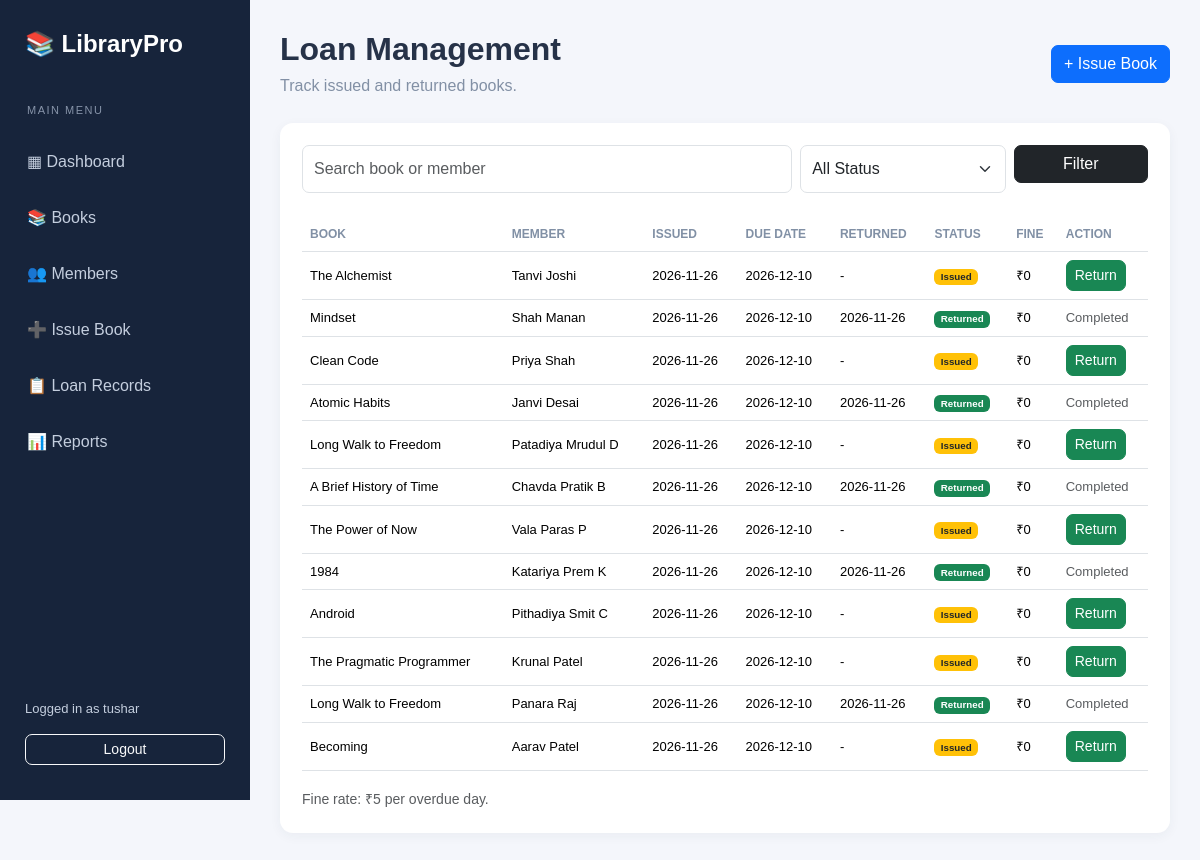
The app's page /loans (signed in) with its own data.
### models.py (models this page shows, shortened)
class User(UserMixin, db.Model):
    id = db.Column(db.Integer, primary_key=True)
    username = db.Column(db.String(80), unique=True, nullable=False)
    password_hash = db.Column(db.String(255), nullable=False)

class Loan(db.Model):
    id = db.Column(db.Integer, primary_key=True)
    book_id = db.Column(
        db.Integer,
        db.ForeignKey("book.id"),
        nullable=False
    )
    member_id = db.Column(
        db.Integer,
        db.ForeignKey("member.id"),
        nullable=False
    )
    issue_date = db.Column(db.Date, nullable=False, default=date.today)
    due_date = db.Column(db.Date, nullable=False)
    return_date = db.Column(db.Date, nullable=True)
    fine = db.Column(db.Integer, nullable=False, default=0)
    @property
    def status(self):
        if self.return_date:
            return "Returned"
        if self.due_date < date.today():
            return "Overdue"
        return "Issued"
    @property
    def current_fine(self):
        end_date = self.return_date or date.today()
        overdue_days = max((end_date - self.due_date).days, 0)
        return overdue_days * 5

class Book(db.Model):
    id = db.Column(db.Integer, primary_key=True)
    title = db.Column(db.String(200), nullable=False)
    author = db.Column(db.String(150), nullable=False)
    isbn = db.Column(db.String(30), unique=True, nullable=True)
    category = db.Column(db.String(100))
    publisher = db.Column(db.String(150))
    quantity = db.Column(db.Integer, nullable=False, default=1)
    loans = db.relationship("Loan", backref="book", lazy=True)

class Member(db.Model):
    id = db.Column(db.Integer, primary_key=True)
    name = db.Column(db.String(150), nullable=False)
    email = db.Column(db.String(150), unique=True, nullable=False)
    phone = db.Column(db.String(20))
    address = db.Column(db.Text)
    loans = db.relationship("Loan", backref="member", lazy=True)

### app.py (the view, shortened to what this page needs)
@app.route("/loans")
@login_required
def loans():
    search = request.args.get("search", "").strip()
    status = request.args.get("status", "").strip()
    query = Loan.query.join(Book).join(Member)
    if status == "issued":
        query = query.filter(
            Loan.return_date.is_(None),
            Loan.due_date >= date.today()
        )
    elif status == "overdue":
        query = query.filter(
            Loan.return_date.is_(None),
            Loan.due_date < date.today()
        )
    elif status == "returned":
        query = query.filter(Loan.return_date.isnot(None))
    all_loans = query.order_by(Loan.id.desc()).all()
    return render_template(
        "loans.html",
        loans=all_loans,
        search=search,
        status=status,
        fine_rate=FINE_PER_DAY
    )

### app.py (called while the page is built)
@login_manager.user_loader
def load_user(user_id):
    return db.session.get(User, int(user_id))

### templates/loans.html (shortened to what this page needs)
{% extends 'base.html' %}
{% block content %}
<div class="page-heading">
    <div>
        <h2>Loan Management</h2>
        <p>Track issued and returned books.</p>
    </div>
    <a href="{{ url_for('issue_book') }}" class="btn btn-primary">
        + Issue Book
    </a>
</div>
<div class="content-card">
    <form method="GET" class="row g-2 mb-4">
        <div class="col-md-7">
            <input name="search" class="form-control"
                   value="{{ search }}"
                   placeholder="Search book or member">
        </div>
        <div class="col-md-3">
            <select name="status" class="form-select">
                <option value="">All Status</option>
            </select>
        </div>
        <div class="col-md-2">
            <button class="btn btn-dark w-100">Filter</button>
        </div>
    </form>
    <div class="table-responsive">
        <table class="table align-middle">
            <thead>
                <tr>
                    <th>Book</th>
                    <th>Member</th>
                    <th>Issued</th>
                    <th>Due Date</th>
                    <th>Returned</th>
                    <th>Status</th>
                    <th>Fine</th>
                    <th>Action</th>
                </tr>
            </thead>
            <tbody>
            {% for loan in loans %}
                <tr>
                    <td>{{ loan.book.title }}</td>
                    <td>{{ loan.member.name }}</td>
                    <td>{{ loan.issue_date }}</td>
                    <td>{{ loan.due_date }}</td>
                    <td>{{ loan.return_date or '-' }}</td>
                    <td>
                        {% if loan.status == 'Returned' %}
                            <span class="badge bg-success">Returned</span>
                        {% elif loan.status == 'Overdue' %}
                            <span class="badge bg-danger">Overdue</span>
                        {% else %}
                            <span class="badge bg-warning text-dark">Issued</span>
                        {% endif %}
                    </td>
                    <td>
                        ₹{{ loan.fine if loan.return_date else loan.current_fine }}
                    </td>
                    <td>
                        {% if not loan.return_date %}
                            <form method="POST"
                                  action="{{ url_for('return_book', loan_id=loan.id) }}"
                                  onsubmit="return confirm('Confirm book return?')">
                                <button class="btn btn-success btn-sm">
                                    Return
                                </button>
                            </form>
                        {% else %}
                            <span class="text-muted">Completed</span>
                        {% endif %}
                    </td>
                </tr>
            {% else %}
                <tr>
                    <td colspan="8" class="text-center py-4">
                        No loan records found.
                    </td>
                </tr>
            {% endfor %}
            </tbody>
        </table>
    </div>
    <small class="text-muted">
        Fine rate: ₹{{ fine_rate }} per overdue day.
    </small>
</div>
{% endblock %}

### templates/base.html (shortened to what this page needs)
<!DOCTYPE html>
<html lang="en">
<head>
    <link href="https://cdn.jsdelivr.net/npm/bootstrap@5.3.3/dist/css/bootstrap.min.css"
          rel="stylesheet">
    <link rel="stylesheet"
          href="{{ url_for('static', filename='css/style.css') }}">
</head>
<body>
{% if current_user.is_authenticated %}
<div class="sidebar">
    <h4 class="brand">📚 LibraryPro</h4>
    <p class="sidebar-label">MAIN MENU</p>
    <a href="{{ url_for('dashboard') }}">▦ Dashboard</a>
    <a href="{{ url_for('books') }}">📚 Books</a>
    <a href="{{ url_for('members') }}">👥 Members</a>
    <a href="{{ url_for('issue_book') }}">➕ Issue Book</a>
    <a href="{{ url_for('loans') }}">📋 Loan Records</a>
    <a href="{{ url_for('reports') }}">📊 Reports</a>
    <div class="sidebar-bottom">
        <span>Logged in as {{ current_user.username }}</span>
        <form method="POST" action="{{ url_for('logout') }}">
            <button class="btn btn-outline-light btn-sm w-100 mt-3">
                Logout
            </button>
        </form>
    </div>
</div>
{% endif %}
<main class="{% if current_user.is_authenticated %}main-content{% else %}login-container{% endif %}">
    {% block content %}{% endblock %}
</main>
</body>
</html>

### static/css/style.css (style rules this page uses)
* { box-sizing: border-box; }
body { margin: 0; background: #f4f6fb; font-family: Arial, sans-serif; color: #263248; }
.sidebar { width: 250px; height: 100vh; background: #17243b; color: white; position: fixed; top: 0; left: 0; padding: 25px 15px; z-index: 100; display: flex; flex-direction: column; }
.brand { font-weight: bold; padding: 5px 10px 25px; color: #ffffff; }
.sidebar-label { color: #8794a9; font-size: 11px; letter-spacing: 1.5px; padding-left: 12px; margin-top: 10px; }
.sidebar a { color: #c4cede; display: block; text-decoration: none; padding: 13px 12px; margin: 3px 0; border-radius: 8px; transition: 0.2s; }
.sidebar-bottom { margin-top: auto; font-size: 13px; color: #c4cede; padding: 10px; }
.main-content { margin-left: 250px; padding: 30px; min-height: 100vh; }
.page-heading { display: flex; justify-content: space-between; align-items: center; margin-bottom: 25px; gap: 15px; }
.page-heading h2 { font-weight: 700; margin: 0 0 6px; }
.page-heading p { color: #8290a5; margin: 0; }
.content-card { background: white; border-radius: 13px; padding: 22px; box-shadow: 0 3px 12px rgba(30, 50, 80, 0.05); }
.form-control, .form-select { padding: 11px; border-radius: 7px; }
.table { vertical-align: middle; }
.table thead th { font-size: 12px; color: #8190a5; text-transform: uppercase; white-space: nowrap; }
.table tbody td { font-size: 13px; }
.btn { border-radius: 7px; }

### records on screen
User: username "tushar"
Loan: book "The Alchemist", member.name "Tanvi Joshi", issue_date "2026-11-26", due_date "2026-12-10", return_date "-", shows "Issued", return_date+due_date "0"
Loan: book "Mindset", member.name "Shah Manan", issue_date "2026-11-26", due_date "2026-12-10", return_date "2026-11-26", shows "Returned", return_date+fine "0", shows "Completed"
Loan: book "Clean Code", member.name "Priya Shah", issue_date "2026-11-26", due_date "2026-12-10", return_date "-", shows "Issued", return_date+due_date "0"
Loan: book "Atomic Habits", member.name "Janvi Desai", issue_date "2026-11-26", due_date "2026-12-10", return_date "2026-11-26", shows "Returned", return_date+fine "0", shows "Completed"
Loan: book "Long Walk to Freedom", member.name "Patadiya Mrudul D", issue_date "2026-11-26", due_date "2026-12-10", return_date "-", shows "Issued", return_date+due_date "0"
Loan: book "A Brief History of Time", member.name "Chavda Pratik B", issue_date "2026-11-26", due_date "2026-12-10", return_date "2026-11-26", shows "Returned", return_date+fine "0", shows "Completed"
Loan: book "The Power of Now", member.name "Vala Paras P", issue_date "2026-11-26", due_date "2026-12-10", return_date "-", shows "Issued", return_date+due_date "0"
Loan: book "1984", member.name "Katariya Prem K", issue_date "2026-11-26", due_date "2026-12-10", return_date "2026-11-26", shows "Returned", return_date+fine "0", shows "Completed"
Loan: book "Android", member.name "Pithadiya Smit C", issue_date "2026-11-26", due_date "2026-12-10", return_date "-", shows "Issued", return_date+due_date "0"
Loan: book "The Pragmatic Programmer", member.name "Krunal Patel", issue_date "2026-11-26", due_date "2026-12-10", return_date "-", shows "Issued", return_date+due_date "0"
Loan: book "Long Walk to Freedom", member.name "Panara Raj", issue_date "2026-11-26", due_date "2026-12-10", return_date "2026-11-26", shows "Returned", return_date+fine "0", shows "Completed"
Loan: book "Becoming", member.name "Aarav Patel", issue_date "2026-11-26", due_date "2026-12-10", return_date "-", shows "Issued", return_date+due_date "0"

### other values on screen
{{ fine_rate }} "5"
